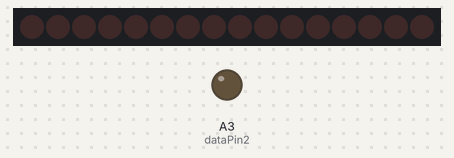
Simulated run of this sketch. Board: Arduino Uno, built with avr-gcc and run on an emulated ATmega328P. On the bench: 16 shift-register outputs drawn as a row of LEDs (first output left, lit = HIGH), output pins drawn as LEDs (lit = HIGH). Wiring (inferred from the names in the program): 2 × shift register (74HC595): data A2; shift clock A0; latch A1. Wiring (inferred from the signals the program sends): row of LEDs: on Q0, Q1, Q2, Q3, Q4, Q5, Q6, Q7, Q8, Q9, Q10, Q11, Q12, Q13, Q14, Q15. Pins used as bus, display or sensor lines are not drawn.

Above: at 0.02 s.
At 0.32 s:
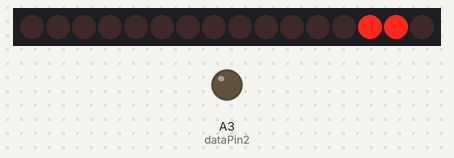
At 0.77 s:
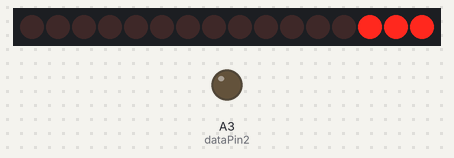
At 1.48 s:
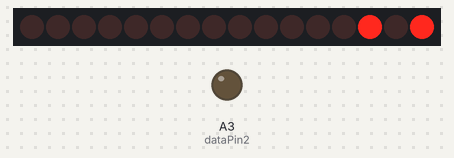
At 2.18 s:
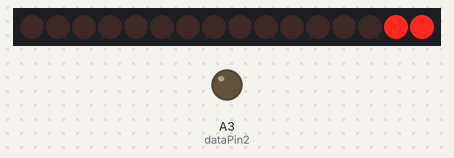
At 2.93 s:
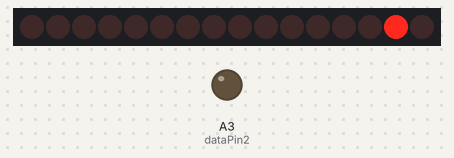
Timing chart, 0 to 3.2 s (numbered marks = the images above):
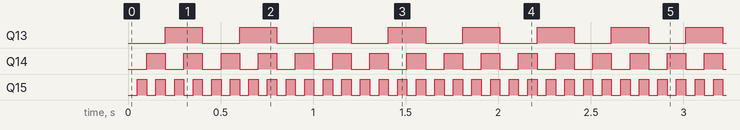

The sketch:

shift_register_multiplex_diagonal.ino
```cpp
//LED TEST w/ 74HC595
//by Amanda Ghassaei 2012
//http://www.instructables.com/id/Multiplexing-with-Arduino-and-the-74HC595/

/*
 * This program is free software; you can redistribute it and/or modify
 * it under the terms of the GNU General Public License as published by
 * the Free Software Foundation; either version 2 of the License, or
 * (at your option) any later version.
 *
 * This program is distributed in the hope that it will be useful,
 * but WITHOUT ANY WARRANTY; without even the implied warranty of
 * MERCHANTABILITY or FITNESS FOR A PARTICULAR PURPOSE.  See the
 * GNU General Public License for more details.
*/

//this code will light up each led in the 4x4 matrix one at a time


//pin connections- the #define tag will replace all instances of "latchPin" in your code with A1 (and so on)
#define latchPin A1
#define clockPin A0
#define dataPin A2
#define dataPin2 A3

//looping variables
byte i;
byte j;

//storage variable
byte dataToSend;
byte dataToSend2;

void setup() {
  //set pins as output
  pinMode(latchPin, OUTPUT);
  pinMode(clockPin, OUTPUT);
  pinMode(dataPin, OUTPUT);
  pinMode(dataPin2, OUTPUT);
}

void loop() {

 // for (i=0;i<8;i++){

    for (j=0;j<8;j++){

      //bit manipulation (more info at http://arduino.cc/en/Reference/Bitshift ,  http://arduino.cc/en/Reference/BitwiseXorNot , and http://arduino.cc/en/Reference/BitwiseAnd)
      dataToSend = i;
      dataToSend2 = j;//(1 << (i+4)) | (15 & ~(1 << j));//preprare byte (series of 8 bits) to send to 74HC595
      //for example when i =2, j = 3,
      //dataToStend = (1 << 6) | (15 & ~(1 << 3));
      //dataToSend = 01000000 | (15 & ~(00001000));
      //dataToSend = 01000000 | (15 & 11110111);
      //dataToSend = 01000000 | (15 & 11110111);
      //dataToSend = 01000000 | 00000111;
      //dataToSend = 01000111;
      //the first four bits of dataToSend go to the four rows (anodes) of the LED matrix- only one is set high and the rest are set to ground
      //the last four bits of dataToSend go to the four columns (cathodes) of the LED matrix- only one is set to ground and the rest are high
      //this means that going through i = 0 to 3 and j = 0 to three with light up each led once

      // setlatch pin low so the LEDs don't change while sending in bits
      digitalWrite(latchPin, LOW);
      // shift out the bits of dataToSend to the 74HC595
         shiftOut(dataPin, clockPin, LSBFIRST, j);
         shiftOut(dataPin, clockPin, LSBFIRST, i);


 //     shiftOut(dataPin2, clockPin, LSBFIRST, 240);
      //set latch pin high- this sends data to outputs so the LEDs will light up
      digitalWrite(latchPin, HIGH);

      delay(50);//wait
    }
 // }

//
}
```

Measured:
- by itself, Q13: alternates HIGH for 0.20 s and LOW for 0.20 s
- by itself, Q14: alternates HIGH for 0.10 s and LOW for 0.10 s
- by itself, Q15: alternates HIGH for 0.05 s and LOW for 0.05 s
